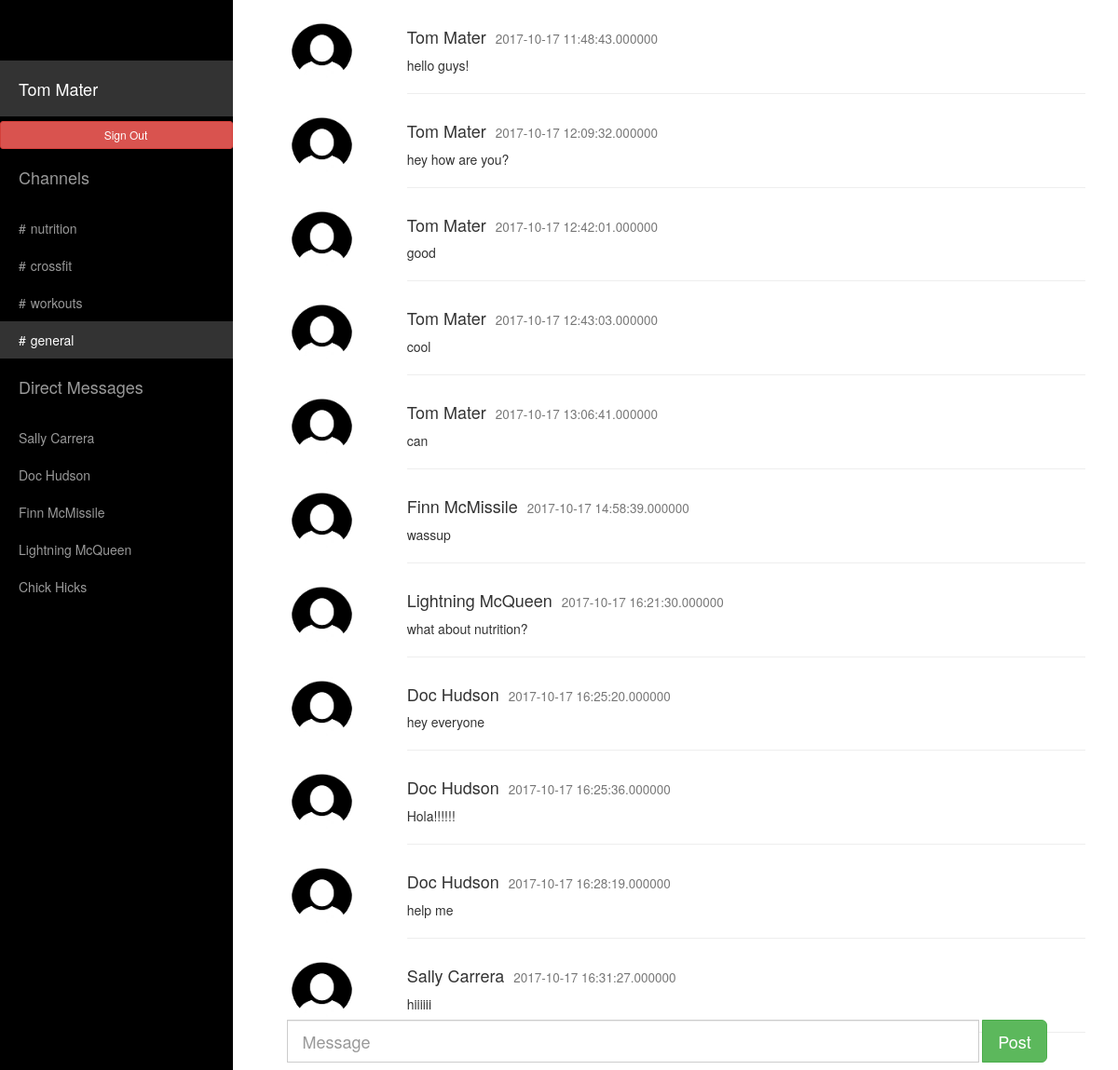
The page /index.php (signed in) on the database its author committed.
### tables this page shows
CREATE TABLE `users_channel` (
  `id` int(20) NOT NULL DEFAULT '0',
  `channels` varchar(100) NOT NULL,
  `ch_id` int(20) NOT NULL
);

CREATE TABLE `users_info` (
  `id` int(20) NOT NULL DEFAULT '0',
  `user_email` varchar(100) NOT NULL DEFAULT '',
  `user_pass` varchar(100) NOT NULL,
  `user_name` varchar(100) NOT NULL
);

CREATE TABLE `users_message` (
  `mess_id` int(20) NOT NULL,
  `ch_id` int(20) NOT NULL DEFAULT '0',
  `messages` varchar(100) NOT NULL,
  `user_name` varchar(100) NOT NULL,
  `date` timestamp(6) NOT NULL
);

### index.php (the view, shortened to what this page needs)
<!DOCTYPE html>
<html lang="en">
<head>
	<link rel="stylesheet" href="https://maxcdn.bootstrapcdn.com/bootstrap/3.3.7/css/bootstrap.min.css">
    <link href="css/sidebar.css" rel="stylesheet">
  </head>
<body>
    <div id="wrapper">
        <div id="sidebar-wrapper">
            <ul class="sidebar-nav">
                <li class="sidebar-brand">
                </li>
                <li class="sidebar-brand">
                    <a style="color:white !important;" class="actives" href="index.php"><?php echo $_SESSION['user_name']; ?></a>
                </li>
				<li>
				<a style="color:white !important;" href="signout.php" class="btn btn-danger btn-sm" role="button">Sign Out</a>
				</li>
                <li class="sidebar-brand">
                    <a>Channels</a>
                </li>
				<?php
$conn = mysqli_connect("localhost","admin","M0n@rch$");
	mysqli_select_db($conn,'slack');
	 $r1=mysqli_query($conn,"select channels from users_channel where channels='".nutrition."'");
	 while($r2=mysqli_fetch_array($r1))
	 {
?>
          <li>
                    <a href="indexn.php"><span style="padding-right:5px">#</span><?php echo $r2['channels']; ?></a>
		  </li>
<?php
	 }
?>
<?php
 $r14=mysqli_query($conn,"select channels from users_channel where channels='".crossfit."'");
	 while($r24=mysqli_fetch_array($r14))
	 {
?>
      <li>
                    <a  href="indexc.php"><span style="padding-right:5px">#</span><?php echo $r24['channels']; ?></a>
		  </li>
<?php
	 }
?>
<?php
 $r15=mysqli_query($conn,"select channels from users_channel where channels='".workouts."'");
	 while($r25=mysqli_fetch_array($r15))
	 {
?>
      <li>
                    <a href="indexw.php"><span style="padding-right:5px">#</span><?php echo $r25['channels']; ?></a>
		  </li>
<?php
	 }
?>
<?php
 $r13=mysqli_query($conn,"select channels from users_channel where channels='".general."'");
	 while($r23=mysqli_fetch_array($r13))
	 {
?>
      <li>
                    <a class="actives" style="color:white !important;" href="index.php"><span style="padding-right:5px">#</span><?php echo $r23['channels']; ?></a>
		  </li>
<?php
	 }
?>
		 <li class="sidebar-brand">
                    <a href="#">
                        Direct Messages
                    </a>
          </li>
		  <?php
	     $r11=mysqli_query($conn,"select user_name from users_info where not user_name='".$_SESSION['user_name']."'");
	     while($r22=mysqli_fetch_array($r11))
	       {
?>
		   <li>
                    <a href="#page-content-wrapper"><?php echo $r22['user_name']; ?></a>
		  </li>
<?php
		   }
?>
            </ul>
        </div>
        <div id="page-content-wrapper">
            <div class="container-fluid">
                <div class="row">
				<div  class="col-lg-12">
	 <?php
	     $r33=mysqli_query($conn,"select *from users_message where ch_id='1'");
	     while($r34=mysqli_fetch_array($r33))
	       {
?>
			<div  class="row">
        <div class="col-sm-2 text-center">
          <img src="user-image.jpg" class="img-circle" height="65" width="65" alt="Avatar">
        </div>
        <div class="col-sm-10">
          <h4><?php echo $r34['user_name'];?><small style="margin-left:10px"><?php echo $r34['date'];?></small></h4>
          <p><?php echo $r34['messages'];?></p>
          <hr>
        </div>
			</div>
<?php
		   }
?>
                    </div>
                </div>
            </div>
        </div>
		                       <nav class="navbar navbar-fixed-bottom">
								    <div class="row">
										<div class="col-sm-3 col-md-3">
										</div>
										<div class="col-sm-9 col-md-9">
											<form class="navbar-form" action="index1.php" method="post">
												<div class="row">
					<div class="input-group input-group-lg col-lg-10">
						<input type="text" name="message_post" class="form-control" placeholder="Message">
						</div>
							<div class="input-group input-group-btn col-lg-2">
								<button name="submit" value="submit" class="btn btn-success btn-lg" type="submit">
									Post
								</button>
							</div>
				</div>
			</form>
	</div>
	</div>
</nav>
    </div>
</body>
</html>

### css/sidebar.css (style rules this page uses)
body { overflow-x: hidden; }
#wrapper { padding-left: 0; -webkit-transition: all 0.5s ease; -moz-transition: all 0.5s ease; -o-transition: all 0.5s ease; transition: all 0.5s ease; }
#sidebar-wrapper { z-index: 1000; position: fixed; left: 250px; width: 0; height: 100%; margin-left: -250px; overflow-y: auto; background: #000; -webkit-transition: all 0.5s ease; -moz-transition: all 0.5s ease; -o-transition: all 0.5s ease; transition: all 0.5s ease; }
#page-content-wrapper { width: 100%; position: absolute; padding: 15px; }
.sidebar-nav { position: absolute; top: 0; width: 250px; margin: 0; padding: 0; list-style: none; }
.sidebar-nav li { text-indent: 20px; line-height: 40px; }
.sidebar-nav li a { display: block; text-decoration: none; color: #999999; }
.actives { text-decoration: none; color: #fff; background: rgba(255,255,255,0.2); }
.sidebar-nav > .sidebar-brand { height: 65px; font-size: 18px; line-height: 60px; }
.sidebar-nav > .sidebar-brand a { color: #999999; }
@media (min-width:768px) { #wrapper { padding-left: 250px; } }
@media (min-width:768px) { #sidebar-wrapper { width: 250px; } }
@media (min-width:768px) { #page-content-wrapper { padding: 20px; position: relative; } }

### rows shown on the page
users_channel: channels "nutrition"
users_channel: channels "crossfit"
users_channel: channels "workouts"
users_channel: channels "general"
users_info: user_name "Sally Carrera"
users_info: user_name "Doc Hudson"
users_info: user_name "Finn McMissile"
users_info: user_name "Lightning McQueen"
users_info: user_name "Chick Hicks"
users_message: user_name "Tom Mater", date "2017-10-17 11:48:43.000000", messages "hello guys!"
users_message: user_name "Tom Mater", date "2017-10-17 12:09:32.000000", messages "hey how are you?"
users_message: user_name "Tom Mater", date "2017-10-17 12:42:01.000000", messages "good"
users_message: user_name "Tom Mater", date "2017-10-17 12:43:03.000000", messages "cool"
users_message: user_name "Tom Mater", date "2017-10-17 13:06:41.000000", messages "can"
users_message: user_name "Finn McMissile", date "2017-10-17 14:58:39.000000", messages "wassup"
users_message: user_name "Lightning McQueen", date "2017-10-17 16:21:30.000000", messages "what about nutrition?"
users_message: user_name "Doc Hudson", date "2017-10-17 16:25:20.000000", messages "hey everyone"
users_message: user_name "Doc Hudson", date "2017-10-17 16:25:36.000000", messages "Hola!!!!!!"
users_message: user_name "Doc Hudson", date "2017-10-17 16:28:19.000000", messages "help me"
users_message: user_name "Sally Carrera", date "2017-10-17 16:31:27.000000", messages "hiiiiii"

### other values the page prints
$_SESSION['user_name'] "Tom Mater"
